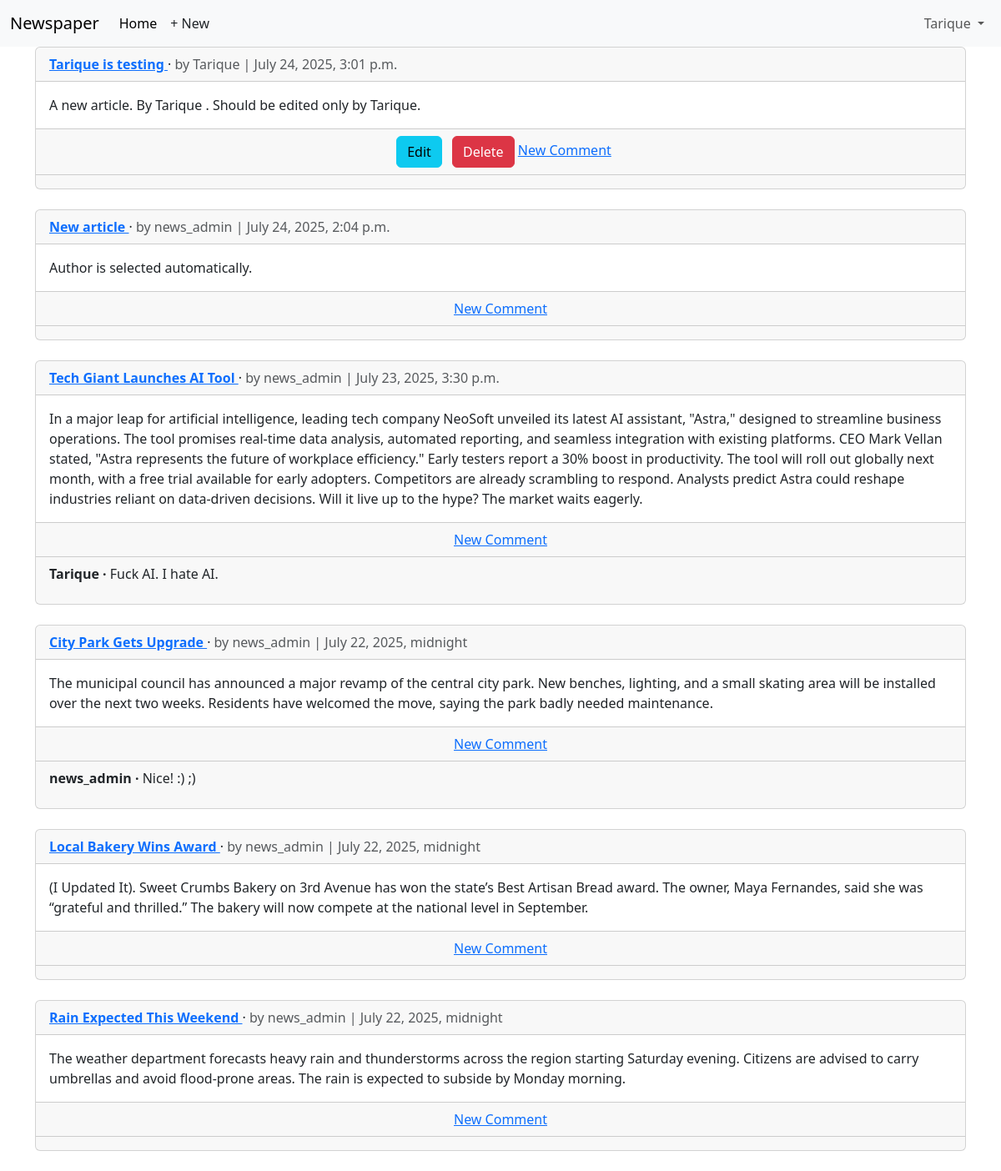
The page /articles/ (signed in) on the database as committed earlier.
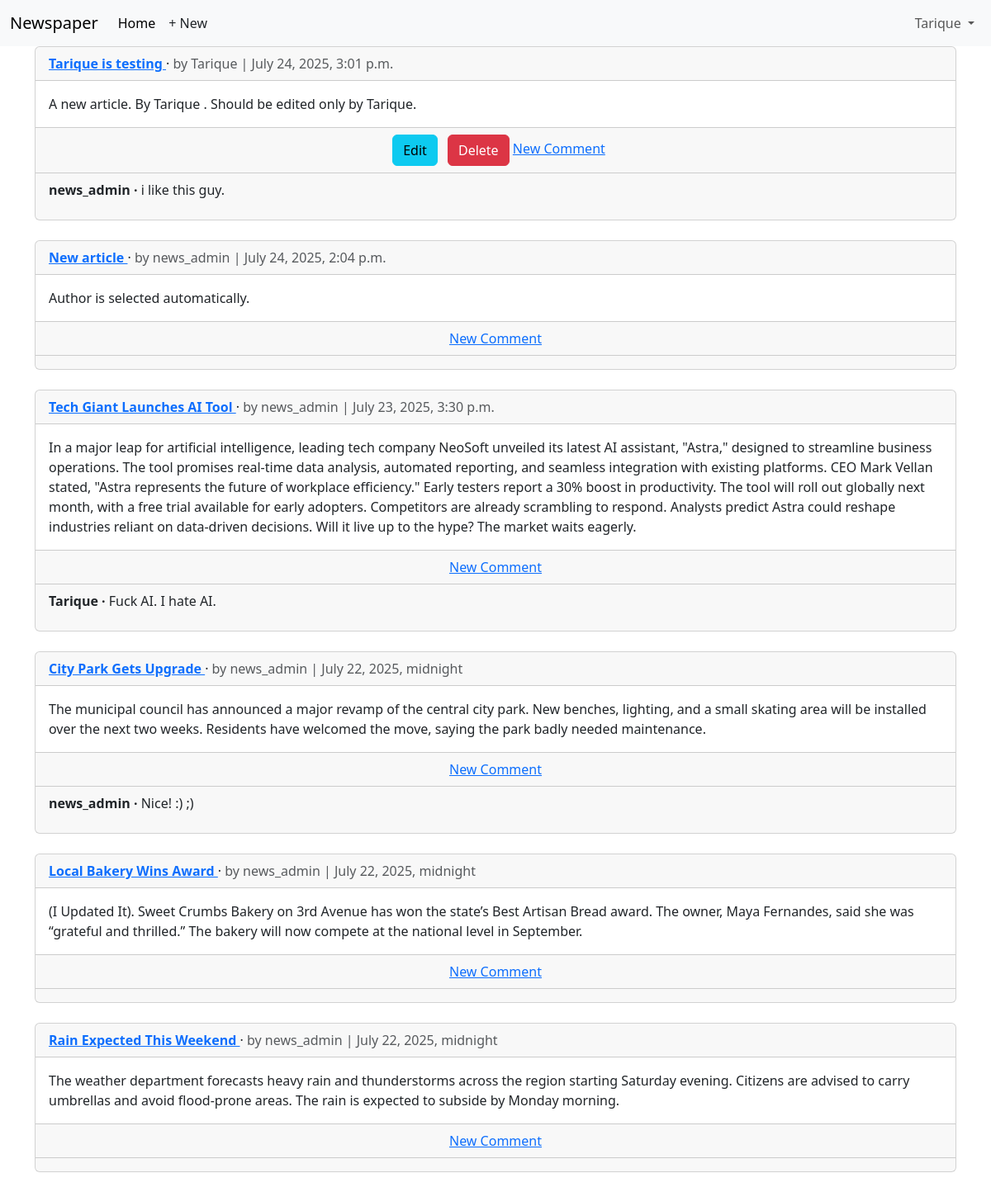
The same page on the database as committed later.
### articles/models.py (models this page shows, shortened)
class Article(models.Model):
	title = models.CharField(max_length=255)
	body = models.TextField()
	date = models.DateTimeField(auto_now_add=True)
	auther = models.ForeignKey(settings.AUTH_USER_MODEL, on_delete=models.CASCADE,)
	def get_absolute_url(self):
		return reverse("article_detail", kwargs={"pk": self.pk})

class Comment(models.Model):
	article = models.ForeignKey(Article, on_delete=models.CASCADE,)
	comment = models.CharField(max_length=140)
	author = models.ForeignKey(settings.AUTH_USER_MODEL, on_delete=models.CASCADE,)
	def __str__(self):
		return self.comment

### accounts/models.py (models this page shows)
class CustomUser(AbstractUser):
	age = models.PositiveIntegerField(null=True, blank=True)

### articles/views.py (the view)
# urls.py: path("", ArticleListView.as_view(), name="article_list"),
class ArticleListView(LoginRequiredMixin, ListView):
	model = Article
	template_name ="article_list.html"
	ordering = ["-date"]

### templates/article_list.html (shortened to what this page needs)
{% extends "base.html" %}
{% block content %}
{% for article in article_list %}
<div class="card">
	<div class= "card-header">
		<span class="fw-bold">
			<a href="{{ article.get_absolute_url }}" class="stretched-link">{{ article.title }} </a>
		</span> &middot;
		<span class="text-muted">by {{ article.auther }} | {{ article.date }}</span>
	</div>
	<div class="card-body">
		{{ article.body }}
	</div>
	<div class="card-footer text-center text-muted">
		{% if article.auther.pk == request.user.pk %}
		<a href="{% url 'article_edit' article.pk %}"><button class="btn btn-info ms-2" type="submit">Edit</button></a>
		<a href="{% url 'article_delete' article.pk %}"><button class="btn btn-danger ms-2" type="submit">Delete</button></a>
		{% endif %}
		<a href="{{ article.get_absolute_url }}">New Comment</a>
	</div>
	<div class="card-footer">
		{% for comment in article.comment_set.all %}
		<p>
			<span class="fw-bold">
				{{ comment.author }} &middot;
			</span>
			{{ comment }}
		</p>
		{% endfor %}
	</div>
</div>
<br />
{% endfor %}
{% endblock content %}

Rows that differ between the two databases and show on the page:
added Comment: author "news_admin", comment "i like this guy.", shown under Article "Tarique is testing"
